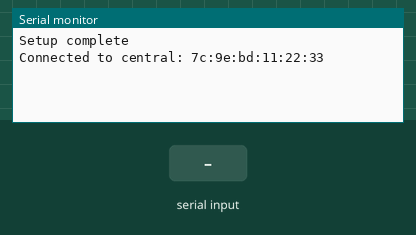
The sketch below on a simulated Arduino Nano 33 IoT. Shown: the last lines printed to the serial monitor. The inputs (shaded band) are chosen by the test bench. Nothing arrives over Bluetooth unless stated; a phone connects over Bluetooth LE 3 s after start.

Above: at 3.8 s.
3.9 s: "8" received over Serial
At 4.7 s:
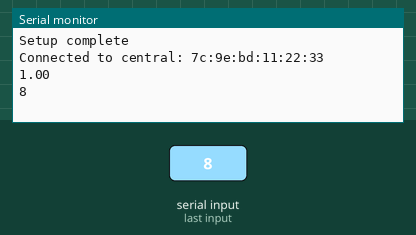
5.4 s: "2" received over Serial
At 5.8 s:
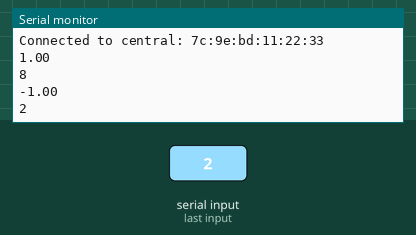
Timing chart, 0 to 8.4 s (numbered marks = the images above; inputs shaded):
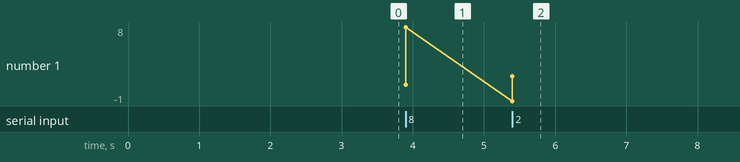

Measured:
- after the input at 3.9 s, the serial monitor: prints a new line at once (image 1)
- after the input at 5.4 s, the serial monitor: prints a new line at once (image 2)
- plotted number 1: 8 → 2 after the input at 5.4 s

The sketch:

PERF_drive.ino
```cpp
//PERF

#include <ArduinoBLE.h>

float driveBias = 0;
float turnBias = 0;

BLEService driveService("19B10000-E8F2-537E-4F6C-D104768A1214");
BLEFloatCharacteristic driveCharac("19B10000-E8F2-537E-4F6C-D104768A1215", BLERead | BLENotify);
BLEFloatCharacteristic turnCharac("19B10000-E8F2-537E-4F6C-D104768A1216", BLERead | BLENotify);


void setup() {
  Serial.begin(9600);
  while (!Serial)
    ;

  // configure the button pin as input
  if (!BLE.begin()) {
    Serial.println("starting BLE failed!");

    while (1)
      ;
  }
  // initialize the Bluetooth® Low Energy hardware
  BLE.setLocalName("Robot_controller");
  BLE.setAdvertisedService(driveService);       // add the service UUID
  driveService.addCharacteristic(driveCharac);  // add the battery level characteristic
  driveService.addCharacteristic(turnCharac);   // add the battery level characteristic

  BLE.addService(driveService);  // Add the battery service
  driveCharac.writeValue(driveBias);
  turnCharac.writeValue(turnBias);

  BLE.advertise();
  //Keyboard.begin();
  Serial.println("Setup complete");
}

void loop() {
  BLEDevice central = BLE.central();

  // if a central is connected to the peripheral:
  if (central) {
    Serial.print("Connected to central: ");
    // print the central's BT address:
    Serial.println(central.address());
    while (central.connected()) {
      if (Serial.available()) {
        char inChar = Serial.read();
        if (inChar == '8') {  //forward
          driveBias = 1;
        }

        if (inChar == '2') {  //backward
          driveBias = -1;
        }

        if (inChar == '5') {  //backward
          driveBias = 0;
        }


        if (inChar == '6') {  //right
          turnBias = 2;
        }

        if (inChar == '4') {  //left
          turnBias = 2;
        }

        Serial.println(driveBias);
        Serial.println(inChar);

        if (central) {
          driveCharac.writeValue(driveBias);
          turnCharac.writeValue(turnBias);

        } else {
          Serial.println("Couldnt send to robot");
        }
      }
    }
    // when the central disconnects, turn off the LED:
    Serial.print("Disconnected from central: ");
    Serial.println(central.address());
  }
}
```
